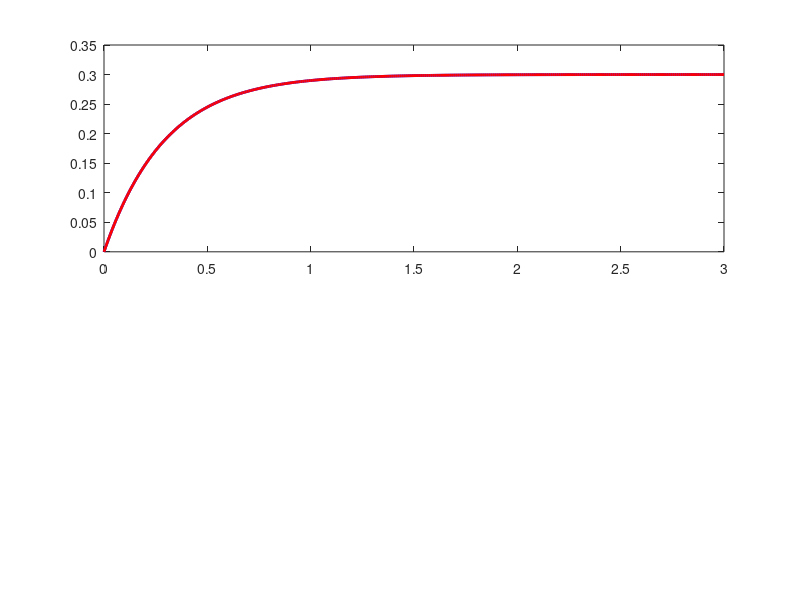

This chart was generated by the following MATLAB code: (Note: this script raises an error after producing the figure.)

clear;
clc;
close all;

dt = 0.01;                  % time step (s)
T = 3;                      % simulation duration (s)
time = 0:dt:T;

%% motor settings
tauL = 0.30;                % left motor time constant (s)
tauR = 0.30;                % right motor time constant (s)
maxSpeed = 0.40;            % maximum wheel speed (m/s)
duty = 0.75;                % pwm duty cycle (75%)
targetSpeed = duty*maxSpeed;

%% create arrays
speedL = zeros(size(time));
speedR = zeros(size(time));
speedDifference = zeros(size(time));

%% simulation loop

for k = 2:length(time)

    % calculate left motor speed
    errorL = targetSpeed - speedL(k-1);
    speedL(k) = speedL(k-1) + (dt/tauL)*errorL;

    % calculate right motor speed
    errorR = targetSpeed - speedR(k-1);
    speedR(k) = speedR(k-1) + (dt/tauR)*errorR;

    % calculate difference between motors
    speedDifference(k) = speedL(k) - speedR(k);

end

%% plot results

figure('Color','w','Position',[100 100 1000 650]);

% motor speed comparison
subplot(2,1,1);
plot(time,speedL,'b','LineWidth',2);
hold on;
plot(time,speedR,'r','LineWidth',2);
yline(targetSpeed,'k--','LineWidth',1.5);
grid on;
xlabel('time (s)');
ylabel('wheel speed (m/s)');
title('left and right motor response');
legend('left motor','right motor','requested speed','Location','southeast');

% motor speed difference
subplot(2,1,2);
plot(time,speedDifference,'m','LineWidth',2);
grid on;
xlabel('time (s)');
ylabel('speed difference (m/s)');
title('difference between motor speeds');

sgtitle(sprintf('motor comparison | tauL = %.2f s | tauR = %.2f s',tauL,tauR));
